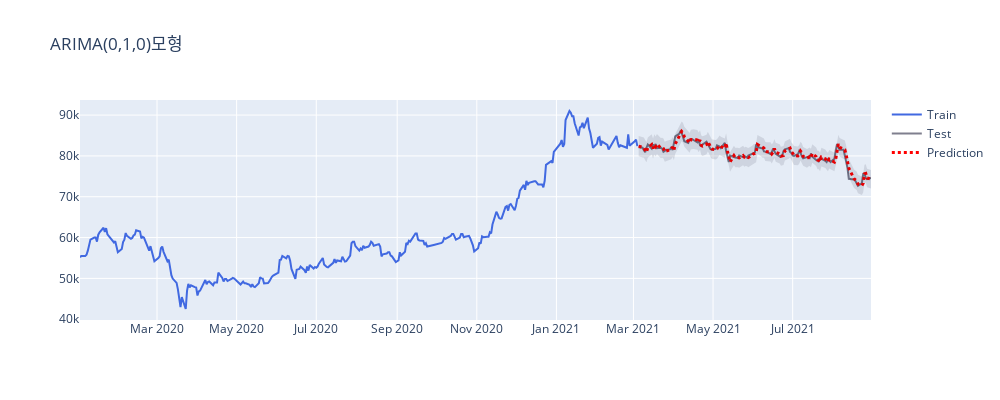

Notebook source saved alongside this figure:
### Code cell
from plotly.subplots import make_subplots
import plotly.graph_objects as go

fig = go.Figure([
    # 훈련 데이터-------------------------------------------------------
    go.Scatter(x = y_train.index, y = y_train, name = "Train", mode = 'lines'
              ,line=dict(color = 'royalblue'))
    # 테스트 데이터------------------------------------------------------
    , go.Scatter(x = y_test.index, y = y_test, name = "Test", mode = 'lines'
                ,line = dict(color = 'rgba(0,0,30,0.5)'))
    # 예측값-----------------------------------------------------------
    , go.Scatter(x = y_test.index, y = y_pred, name = "Prediction", mode = 'lines'
                     ,line = dict(color = 'red', dash = 'dot', width=3))
    
    # 신뢰 구간---------------------------------------------------------
    , go.Scatter(x = y_test.index.tolist() + y_test.index[::-1].tolist() 
                ,y = pred_upper + pred_lower[::-1] ## 상위 신뢰 구간 -> 하위 신뢰 구간 역순으로
                ,fill='toself'
                ,fillcolor='rgba(0,0,30,0.1)'
                ,line=dict(color='rgba(0,0,0,0)')
                ,hoverinfo="skip"
                ,showlegend=False)
])

fig.update_layout(height=400, width=1000, title_text="ARIMA(0,1,0)모형")
fig.show()
